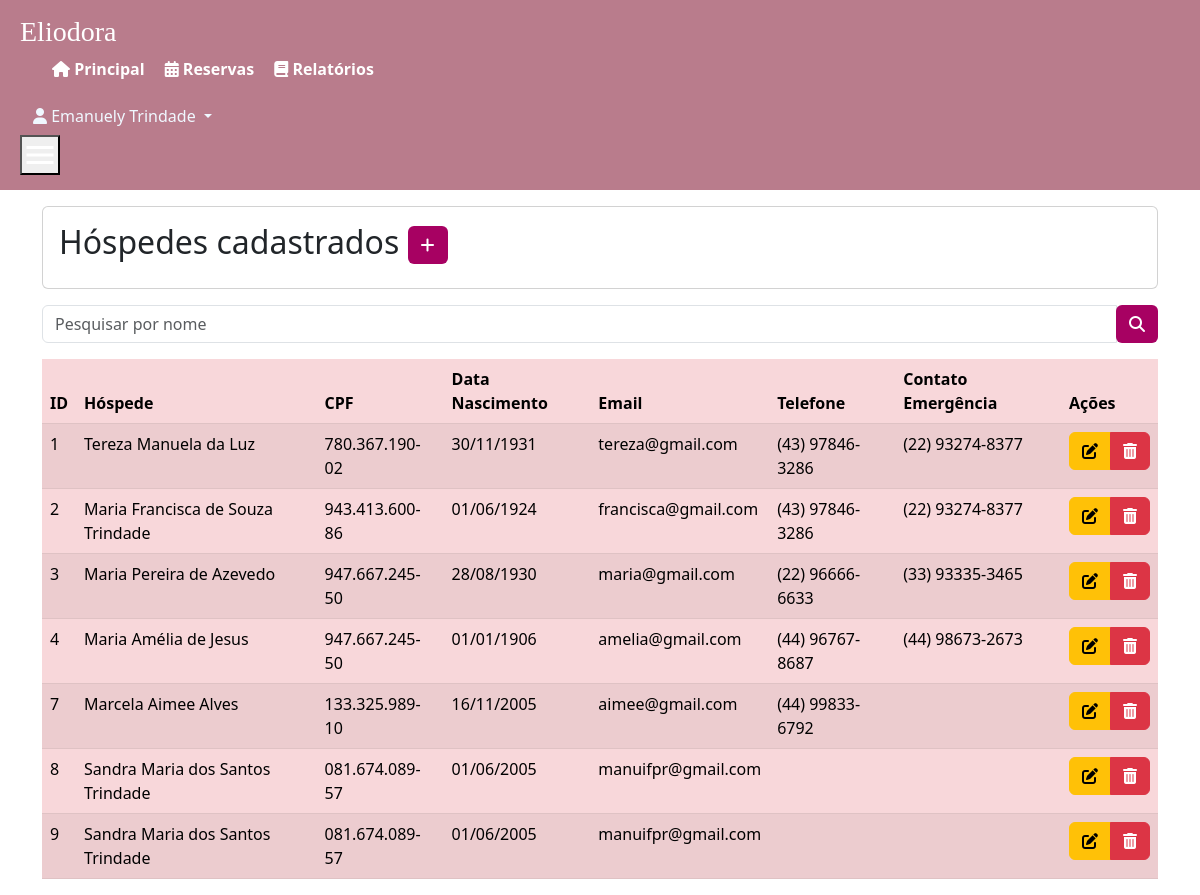
Page /listarHospedes.php (signed in) on the committed database.
### tables this page shows
CREATE TABLE `hospede` (
  `id` int(11) NOT NULL,
  `nome` varchar(100) NOT NULL,
  `cpf` varchar(15) NOT NULL,
  `dataNascimento` date NOT NULL,
  `genero` varchar(1) NOT NULL,
  `estado` varchar(100) NOT NULL,
  `cidade` varchar(100) NOT NULL,
  `bairro` varchar(100) NOT NULL,
  `endereco` varchar(100) NOT NULL,
  `numeroEndereco` int(11) NOT NULL,
  `cep` varchar(15) NOT NULL,
  `email` varchar(45) NOT NULL,
  `telefone` varchar(20) NOT NULL,
  `contatoEmergencia` varchar(20) NOT NULL
);

### listarHospedes.php (the view, shortened to what this page needs)
<?php
require_once("conexao.php");
$V_WHERE = " ";
$sql = "SELECT * FROM hospede
        WHERE 1 = 1 " . $V_WHERE;
$resultado = mysqli_query($conexao, $sql);
?>
<?php require_once("cabecalho.php"); ?>
<div class="container">
<div class="card mt-3 mb-3">
  <div class="card-body">
    <h2 class="card-title">Hóspedes cadastrados
      <a href="cadastrarHospede.php" class="btn btn-sn" style="background-color: #a70162; color: #fff;"><i
          class="fa-solid fa-plus"></i>
      </a>
    </h2>
  </div>
</div>
<form method="post">
  <div class="input-group mb-3">
    <input type="text" name="nome" id="nome" class="form-control" placeholder="Pesquisar por nome"
      aria-label="Recipient's username" aria-describedby="basic-addon2">
    <div class="input-group-append">
      <button name="pesquisar" class="btn" style="background-color: #a70162; color: #fff;" type="submit"><i
          class="fa-solid fa-magnifying-glass"></i> </button>
</form>
</div>
<div class="table-responsive">
<table class="table table-danger table-striped">
  <thead>
    <tr>
      <th scope="col">ID</th>
      <th scope="col">Hóspede</th>
      <th scope="col">CPF</th>
      <th scope="col">Data Nascimento</th>
      <th scope="col">Email</th>
      <th scope="col">Telefone</th>
      <th scope="col">Contato Emergência</th>
      <th scope="col">Ações</th>
    </tr>
  </thead>
  <tbody>
    <?php while ($linha = mysqli_fetch_array($resultado)) { ?>
      <tr>
        <td>
          <?= $linha['id'] ?>
        <td>
          <?= $linha['nome'] ?>
        </td>
        <td>
          <?= $linha['cpf'] ?>
        </td>
        <td>
          <?= date('d/m/Y', strtotime($linha['dataNascimento'])) ?>
        </td>
        <td>
          <?= $linha['email'] ?>
        </td>
        <td>
          <?= $linha['telefone'] ?>
        </td>
        <td>
          <?= $linha['contatoEmergencia'] ?>
        </td>
        <td>
        <div class="btn-group">
          <a href="alterarHospede.php?id=<?= $linha['id'] ?>" class="btn btn-warning">
            <i class="fa-solid fa-pen-to-square"></i>
          </a>
          <a href="listarHospedes.php?id=<?= $linha['id'] ?>" class="btn btn-danger"
            onclick="return confirm('Confirma exclusão')">
            <i class="fa-solid fa-trash-can"></i>
          </a>
          </div>
        </td>
      </tr>
    <?php } ?>
  </tbody>
</table>
</div>
</body>
</html>

### style.css (style rules this page uses)
* { margin: 0; padding: 0; box-sizing: border-box; }

### rows in the picture
hospede: id "1", nome "Tereza Manuela da Luz", cpf "780.367.190-02", dataNascimento "30/11/1931", email "tereza@gmail.com", telefone "(43) 97846-3286", contatoEmergencia "(22) 93274-8377"
hospede: id "2", nome "Maria Francisca de Souza Trindade", cpf "943.413.600-86", dataNascimento "01/06/1924", email "francisca@gmail.com", telefone "(43) 97846-3286", contatoEmergencia "(22) 93274-8377"
hospede: id "3", nome "Maria Pereira de Azevedo", cpf "947.667.245-50", dataNascimento "28/08/1930", email "maria@gmail.com", telefone "(22) 96666-6633", contatoEmergencia "(33) 93335-3465"
hospede: id "4", nome "Maria Amélia de Jesus", cpf "947.667.245-50", dataNascimento "01/01/1906", email "amelia@gmail.com", telefone "(44) 96767-8687", contatoEmergencia "(44) 98673-2673"
hospede: id "7", nome "Marcela Aimee Alves", cpf "133.325.989-10", dataNascimento "16/11/2005", email "aimee@gmail.com", telefone "(44) 99833-6792"
hospede: id "8", nome "Sandra Maria dos Santos Trindade", cpf "081.674.089-57", dataNascimento "01/06/2005", email "manuifpr@gmail.com"
hospede: id "9", nome "Sandra Maria dos Santos Trindade", cpf "081.674.089-57", dataNascimento "01/06/2005", email "manuifpr@gmail.com"

### other values in the picture
$_SESSION['nome'] "Emanuely Trindade"
